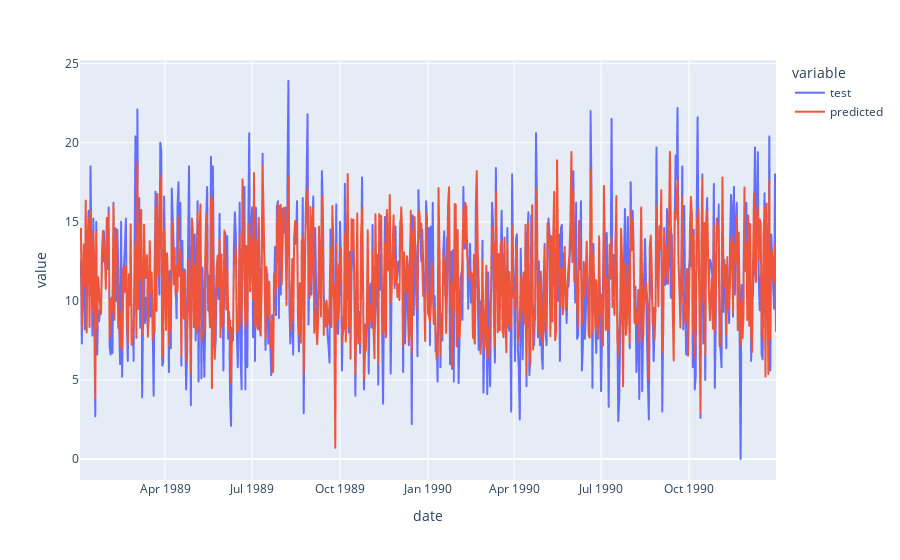

The notebook cell saved with this chart:
### Code cell
labels_resized = labels_test * max_temp
# plt.plot(labels_resized)
# plt.plot(predicted)

out_df = pd.DataFrame()
out_df['date'] = df['date'][-(len(labels_resized)):]
out_df['test'] = labels_resized
out_df['predicted'] = predicted
px.line(out_df, x='date', y=out_df.columns[1:])
# out_df

### Figure 1 — Plotly figure (JSON) as saved in the notebook; plotly's stock layout.template omitted (floating-point values rounded to 4 significant figures; data arrays with more than 128 entries replaced by an {"elided": "..."} marker saying what was removed)
{"data": [{"hovertemplate": "variable=test<br>date=%{x}<br>value=%{y}<extra></extra>", "legendgroup": "test", "line": {"color": "#636efa", "dash": "solid"}, "marker": {"symbol": "circle"}, "mode": "lines", "name": "test", "showlegend": true, "type": "scattergl", "x": {"elided": "729 str values"}, "xaxis": "x", "y": {"elided": "729 float values"}, "yaxis": "y"}, {"hovertemplate": "variable=predicted<br>date=%{x}<br>value=%{y}<extra></extra>", "legendgroup": "predicted", "line": {"color": "#EF553B", "dash": "solid"}, "marker": {"symbol": "circle"}, "mode": "lines", "name": "predicted", "showlegend": true, "type": "scattergl", "x": {"elided": "729 str values"}, "xaxis": "x", "y": {"elided": "729 float values"}, "yaxis": "y"}], "layout": {"legend": {"title": {"text": "variable"}, "tracegroupgap": 0}, "margin": {"t": 60}, "xaxis": {"anchor": "y", "domain": [0, 1], "title": {"text": "date"}}, "yaxis": {"anchor": "x", "domain": [0, 1], "title": {"text": "value"}}}}
